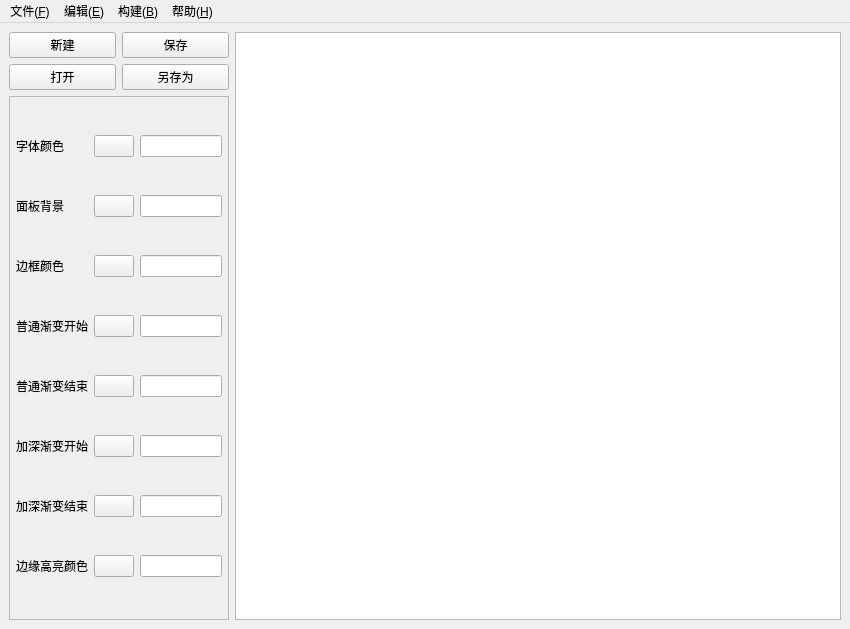
<?xml version="1.0" encoding="UTF-8"?>
<ui version="4.0">
 <class>QUICreator</class>
 <widget class="QMainWindow" name="QUICreator">
  <property name="geometry">
   <rect>
    <x>0</x>
    <y>0</y>
    <width>850</width>
    <height>629</height>
   </rect>
  </property>
  <property name="windowTitle">
   <string>MainWindow</string>
  </property>
  <widget class="QWidget" name="centralwidget">
   <layout class="QGridLayout" name="gridLayout_7">
    <item row="1" column="0">
     <widget class="QFrame" name="frameColor">
      <property name="sizePolicy">
       <sizepolicy hsizetype="Fixed" vsizetype="Preferred">
        <horstretch>0</horstretch>
        <verstretch>0</verstretch>
       </sizepolicy>
      </property>
      <property name="minimumSize">
       <size>
        <width>220</width>
        <height>0</height>
       </size>
      </property>
      <property name="maximumSize">
       <size>
        <width>220</width>
        <height>16777215</height>
       </size>
      </property>
      <property name="frameShape">
       <enum>QFrame::StyledPanel</enum>
      </property>
      <property name="frameShadow">
       <enum>QFrame::Raised</enum>
      </property>
      <layout class="QGridLayout" name="gridLayout_3">
       <property name="leftMargin">
        <number>6</number>
       </property>
       <property name="topMargin">
        <number>6</number>
       </property>
       <property name="rightMargin">
        <number>6</number>
       </property>
       <property name="bottomMargin">
        <number>6</number>
       </property>
       <item row="0" column="0">
        <widget class="QLabel" name="labTextColor">
         <property name="text">
          <string>字体颜色</string>
         </property>
        </widget>
       </item>
       <item row="0" column="1">
        <widget class="QPushButton" name="btnTextColor">
         <property name="text">
          <string/>
         </property>
        </widget>
       </item>
       <item row="0" column="2">
        <widget class="QLineEdit" name="txtTextColor"/>
       </item>
       <item row="1" column="0">
        <widget class="QLabel" name="labPanelColor">
         <property name="text">
          <string>面板背景</string>
         </property>
        </widget>
       </item>
       <item row="1" column="1">
        <widget class="QPushButton" name="btnPanelColor">
         <property name="text">
          <string/>
         </property>
        </widget>
       </item>
       <item row="1" column="2">
        <widget class="QLineEdit" name="txtPanelColor"/>
       </item>
       <item row="2" column="0">
        <widget class="QLabel" name="labBorderColor">
         <property name="text">
          <string>边框颜色</string>
         </property>
        </widget>
       </item>
       <item row="2" column="1">
        <widget class="QPushButton" name="btnBorderColor">
         <property name="text">
          <string/>
         </property>
        </widget>
       </item>
       <item row="2" column="2">
        <widget class="QLineEdit" name="txtBorderColor"/>
       </item>
       <item row="3" column="0">
        <widget class="QLabel" name="labNormalColorStart">
         <property name="text">
          <string>普通渐变开始</string>
         </property>
        </widget>
       </item>
       <item row="3" column="1">
        <widget class="QPushButton" name="btnNormalColorStart">
         <property name="text">
          <string/>
         </property>
        </widget>
       </item>
       <item row="3" column="2">
        <widget class="QLineEdit" name="txtNormalColorStart"/>
       </item>
       <item row="4" column="0">
        <widget class="QLabel" name="labNormalColorEnd">
         <property name="text">
          <string>普通渐变结束</string>
         </property>
        </widget>
       </item>
       <item row="4" column="1">
        <widget class="QPushButton" name="btnNormalColorEnd">
         <property name="text">
          <string/>
         </property>
        </widget>
       </item>
       <item row="4" column="2">
        <widget class="QLineEdit" name="txtNormalColorEnd"/>
       </item>
       <item row="5" column="0">
        <widget class="QLabel" name="labDarkColorStart">
         <property name="text">
          <string>加深渐变开始</string>
         </property>
        </widget>
       </item>
       <item row="5" column="1">
        <widget class="QPushButton" name="btnDarkColorStart">
         <property name="text">
          <string/>
         </property>
        </widget>
       </item>
       <item row="5" column="2">
        <widget class="QLineEdit" name="txtDarkColorStart"/>
       </item>
       <item row="6" column="0">
        <widget class="QLabel" name="labDarkColorEnd">
         <property name="text">
          <string>加深渐变结束</string>
         </property>
        </widget>
       </item>
       <item row="6" column="1">
        <widget class="QPushButton" name="btnDarkColorEnd">
         <property name="text">
          <string/>
         </property>
        </widget>
       </item>
       <item row="6" column="2">
        <widget class="QLineEdit" name="txtDarkColorEnd"/>
       </item>
       <item row="7" column="0">
        <widget class="QLabel" name="labHighColor">
         <property name="text">
          <string>边缘高亮颜色</string>
         </property>
        </widget>
       </item>
       <item row="7" column="1">
        <widget class="QPushButton" name="btnHighColor">
         <property name="text">
          <string/>
         </property>
        </widget>
       </item>
       <item row="7" column="2">
        <widget class="QLineEdit" name="txtHighColor"/>
       </item>
      </layout>
     </widget>
    </item>
    <item row="0" column="0">
     <layout class="QGridLayout" name="gridLayout">
      <item row="0" column="0">
       <widget class="QPushButton" name="btnNew">
        <property name="text">
         <string>新建</string>
        </property>
       </widget>
      </item>
      <item row="0" column="1">
       <widget class="QPushButton" name="btnSave">
        <property name="text">
         <string>保存</string>
        </property>
       </widget>
      </item>
      <item row="1" column="0">
       <widget class="QPushButton" name="btnOpen">
        <property name="text">
         <string>打开</string>
        </property>
       </widget>
      </item>
      <item row="1" column="1">
       <widget class="QPushButton" name="btnSaveOther">
        <property name="text">
         <string>另存为</string>
        </property>
       </widget>
      </item>
     </layout>
    </item>
    <item row="0" column="1" rowspan="2">
     <widget class="QTextEdit" name="txtMain"/>
    </item>
   </layout>
  </widget>
  <widget class="QMenuBar" name="menubar">
   <property name="geometry">
    <rect>
     <x>0</x>
     <y>0</y>
     <width>850</width>
     <height>23</height>
    </rect>
   </property>
   <widget class="QMenu" name="menu_F">
    <property name="title">
     <string>文件(&amp;F)</string>
    </property>
    <addaction name="action"/>
    <addaction name="action_O"/>
    <addaction name="separator"/>
    <addaction name="action_S"/>
    <addaction name="action_C"/>
   </widget>
   <widget class="QMenu" name="menu_E">
    <property name="title">
     <string>编辑(&amp;E)</string>
    </property>
    <addaction name="action_X"/>
    <addaction name="action_C_2"/>
    <addaction name="action_V"/>
   </widget>
   <widget class="QMenu" name="menu_B">
    <property name="title">
     <string>构建(&amp;B)</string>
    </property>
    <addaction name="actionGouj"/>
   </widget>
   <widget class="QMenu" name="menu_H">
    <property name="title">
     <string>帮助(&amp;H)</string>
    </property>
    <addaction name="action_T"/>
    <addaction name="action_A"/>
   </widget>
   <addaction name="menu_F"/>
   <addaction name="menu_E"/>
   <addaction name="menu_B"/>
   <addaction name="menu_H"/>
  </widget>
  <action name="action">
   <property name="text">
    <string>新建文件(&amp;N)</string>
   </property>
  </action>
  <action name="action_O">
   <property name="text">
    <string>打开文件(&amp;O)</string>
   </property>
  </action>
  <action name="action_S">
   <property name="text">
    <string>保存文件(&amp;S) </string>
   </property>
  </action>
  <action name="action_C">
   <property name="text">
    <string>关闭退出(&amp;C)</string>
   </property>
  </action>
  <action name="action_X">
   <property name="text">
    <string>剪切(&amp;X) </string>
   </property>
  </action>
  <action name="action_C_2">
   <property name="text">
    <string>复制(&amp;C)</string>
   </property>
  </action>
  <action name="action_V">
   <property name="text">
    <string>粘贴(&amp;V)</string>
   </property>
  </action>
  <action name="actionGouj">
   <property name="text">
    <string>构建项目(&amp;B)</string>
   </property>
  </action>
  <action name="action_T">
   <property name="text">
    <string>帮助文档(&amp;T)</string>
   </property>
  </action>
  <action name="action_A">
   <property name="text">
    <string>关于(&amp;A)</string>
   </property>
  </action>
 </widget>
 <resources/>
 <connections/>
</ui>
